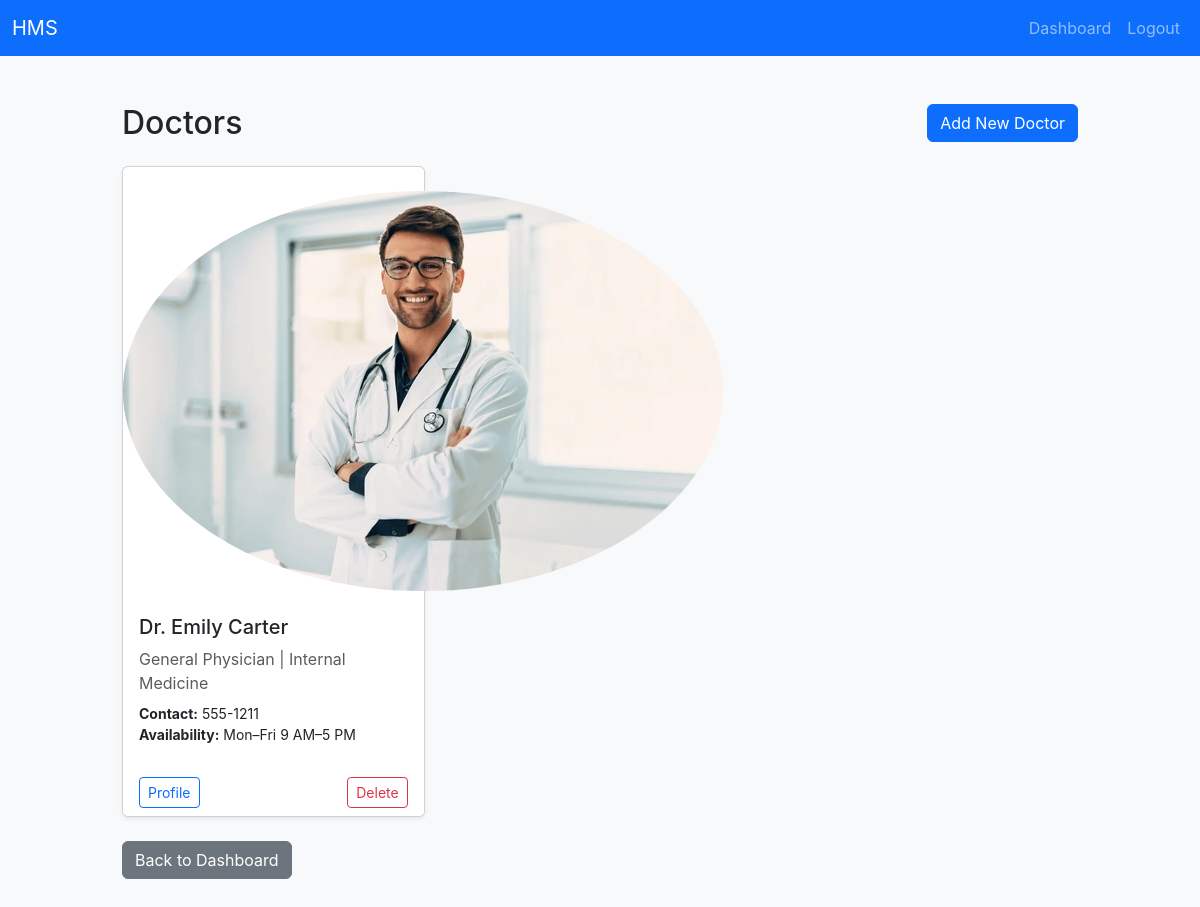
/admin/doctors (signed in), run on the app's committed database.
### tables this page shows
CREATE TABLE doctors (
        doctor_id INTEGER PRIMARY KEY AUTOINCREMENT,
        f_name TEXT NOT NULL,
        l_name TEXT NOT NULL,
        specialization TEXT,
        contact TEXT,
        department TEXT,
        availability TEXT,
        created_at TEXT DEFAULT (datetime('now'))
    , password TEXT);

### admin_routes.py (the view)
@admin_bp.route('/doctors')
def doctors():
    if 'admin' not in session:
        return redirect(url_for('admin.login'))
    conn = get_db_connection()
    doctors = conn.execute("SELECT * FROM doctors ORDER BY created_at DESC").fetchall()
    conn.close()
    return render_template('doctors.html', doctors=doctors)

### admin_routes.py (called while the page is built)
def get_db_connection():
    conn = sqlite3.connect(DATABASE)
    conn.row_factory = sqlite3.Row
    return conn

### templates/doctors.html (shortened to what this page needs)
{% extends 'base.html' %}
{% block content %}
<div class="d-flex justify-content-between align-items-center mb-4">
    <h2 class="m-0">Doctors</h2>
    <a class="btn btn-primary" href="{{ url_for('admin.add_doctor') }}">Add New Doctor</a>
</div>
<div class="row row-cols-1 row-cols-md-2 row-cols-lg-3 g-4">
    {% for doc in doctors %}
    <div class="col">
        <div class="card h-100 shadow-sm">
            <div class="text-center pt-4">
            <img src="{{ url_for('static', filename='icons/doc1.webp') }}" alt="Doctor Photo" class="rounded-circle mb-2 doctor-photo">
            </div>
            <div class="card-body">
                <h5 class="card-title">Dr. {{ doc['f_name'] }} {{ doc['l_name'] }}</h5>
                <div class="mb-2 text-muted">{{ doc['specialization'] }} | {{ doc['department'] }}</div>
                <ul class="list-unstyled small mb-2">
                    <li><strong>Contact:</strong> {{ doc['contact'] }}</li>
                    <li><strong>Availability:</strong> {{ doc['availability'] }}</li>
                </ul>
            </div>
            <div class="card-footer bg-white border-0 d-flex justify-content-between">
                <a class="btn btn-outline-primary btn-sm" href="{{ url_for('doctor.doctor_profile', did=doc['doctor_id']) }}">Profile</a>
                <a class="btn btn-outline-danger btn-sm" href="{{ url_for('admin.delete_doctor', did=doc['doctor_id']) }}" onclick="return confirm('Are you sure you want to delete this doctor?');">Delete</a>
            </div>
        </div>
    </div>
    {% endfor %}
</div>
<div class="mt-4">
    <a class="btn btn-secondary" href="{{ url_for('admin.dashboard') }}">Back to Dashboard</a>
</div>
{% endblock %}

### static/css/style.css (style rules this page uses)
body { font-family: Inter, system-ui, -apple-system, 'Segoe UI', Roboto, 'Helvetica Neue', Arial; }

### data on the page
doctors: f_name "Emily", l_name "Carter", specialization "General Physician", department "Internal Medicine", contact "555-1211", availability "Mon–Fri 9 AM–5 PM"
